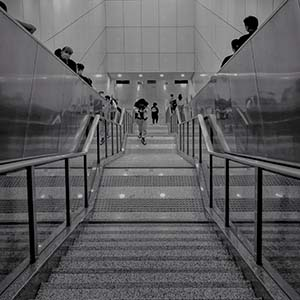
#> input picture Project2/code/GrayPhoto.jpg, 300 x 300 px
$ python EqualHist.py
#> lines starting #> are read from the running program, lines starting #| are printed output that depends on the picture
'''
直方图均衡化，浙江大学控制学院《数字图像处理与机器视觉》第二次作业
jyczju
2022/3/9 v1.0
'''
import cv2
import numpy as np
import matplotlib.pyplot as plt

def Img_Hist(img):
    '''
    计算图像的直方图
    输入：灰度图像
    输出：以一维向量保存的直方图数据
    '''
    hist=np.zeros(256,dtype=int) # 初始化直方图数据

    # 统计直方图数据
    for i in range(img.shape[0]):
        for j in range(img.shape[1]):
            k = img[i][j]
            hist[k] += 1

    return hist

def Equal_Hist(hist, img):
    '''
    直方图均衡处理
    输入：原始图像直方图数据，原始图像
    输出：处理后图像
    '''
    Tr = Cal_Tr(hist, img) # 计算Tr

    # [6 lines of commented-out code are left out]

    new_img = np.zeros(shape=(img.shape[0],img.shape[1]),dtype=np.uint8)

    # 对原图像进行映射
    for k in range(img.shape[0]):
        for l in range(img.shape[1]):
            new_img[k][l] = Tr[img[k][l]]

    return new_img

def Cal_Tr(hist, img):
    '''
    计算Tr
    输入：原始图像直方图数据，原始图像
    输出：Tr一维数组
    '''
    Pr=np.zeros(256,dtype=float)  # 初始化频率分布
    N = img.shape[0]*img.shape[1]
    for i in range(256):
        Pr[i]=hist[i]/N # 统计频率

    # 计算Tr
    Tr=np.zeros(256,dtype=float)  # 初始化Tr
    temp = 0
    for m in range(256):
        temp += 255*Pr[m]
        Tr[m] = np.uint8(round(temp))

    return Tr


if __name__ == '__main__':

    # 读取原始图像
    img = cv2.imread('GrayPhoto.jpg', cv2.IMREAD_GRAYSCALE)
#> img: shape (300, 300); min 0, max 235, mean 94.6

    #计算原图的直方图
    origin_hist = Img_Hist(img)
#> after the loop in Img_Hist, `for i in range(img.shape[0]):`: hist = 256 values, max 1395 at index 104, min 0 at index 194, mean 351.6
#> origin_hist has the same summary as hist in Img_Hist

    # 直方图均衡化
    new_img = Equal_Hist(origin_hist,img)
#> after the loop in Cal_Tr, `for i in range(256):`: Pr = 256 values, max 0.0155 at index 104, min 0 at index 194, mean 0.00391
#> the loop in Cal_Tr, `for m in range(256):` made 256 passes
#> temp on passes 1 to 3: 3.4, 4.02, 4.53
#> after the loop in Cal_Tr, `for m in range(256):`: Tr = 256 values from 3 to 255; temp = 255
#> in Equal_Hist, `Tr = Cal_Tr(hist, img)`: Tr = 256 values from 3 to 255
#> after the loop in Equal_Hist, `for k in range(img.shape[0]):`:
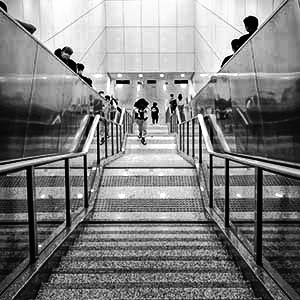
#> new_img: shape (300, 300); min 3, max 255, mean 128.6

    # 计算处理后图像的直方图
    new_hist = Img_Hist(new_img)
#> new_hist = 256 values, max 1395 at index 151, min 0 at index 0, mean 351.6

    # cv2.imshow('origin_image',img)
    # cv2.imshow('new_image',new_img)
    cv2.imwrite('new_image.jpg', new_img)

    plt.figure(1)

    plt.subplot(121),plt.imshow(img, cmap=plt.cm.gray),plt.title('origin_image',fontdict={'weight':'normal','size': 20}), plt.axis('off') #坐标轴关闭
    plt.subplot(122),plt.imshow(new_img, cmap=plt.cm.gray),plt.title('new_image',fontdict={'weight':'normal','size': 20}), plt.axis('off') #坐标轴关闭

    # 绘制灰度直方图
    plt.figure(2)
    plt.subplot( 1, 2, 1 )
    plt.plot(np.arange(256), origin_hist, 'r', linewidth=1.5, c='black')
    plt.tick_params(labelsize=15)
    plt.title("Origin",fontdict={'weight':'normal','size': 20})
    plt.xlabel("Histogram",fontdict={'weight':'normal','size': 15})
    plt.ylabel("Number of Pixels",fontdict={'weight':'normal','size': 15})

    plt.subplot( 1, 2, 2 )
    plt.plot(np.arange(256), new_hist, 'r', linewidth=1.5, c='black')
    plt.tick_params(labelsize=15)
    plt.title("New",fontdict={'weight':'normal','size': 20})
    plt.xlabel("Histogram",fontdict={'weight':'normal','size': 15})
    plt.ylabel("Number of Pixels",fontdict={'weight':'normal','size': 15})

    plt.show()
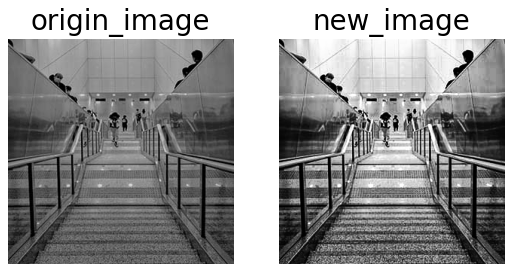
#> figure drawn by matplotlib, 2 panels
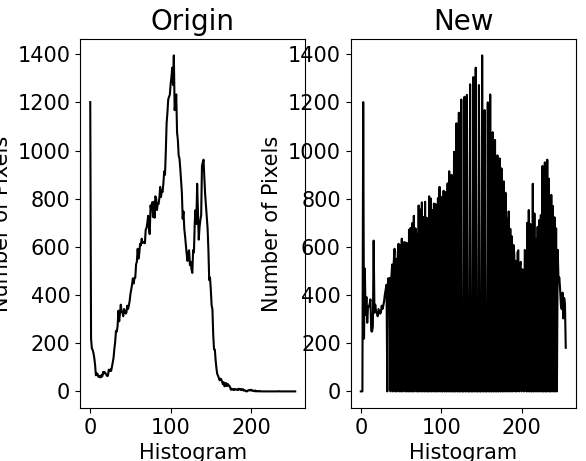
#> figure drawn by matplotlib, 2 panels; panel 1: curve peaks at x = 104, y = 1395; panel 2: curve peaks at x = 151, y = 1395

    print('Equalization has done.')

    K = cv2.waitKey(0)
#> (key Esc is pressed here)
